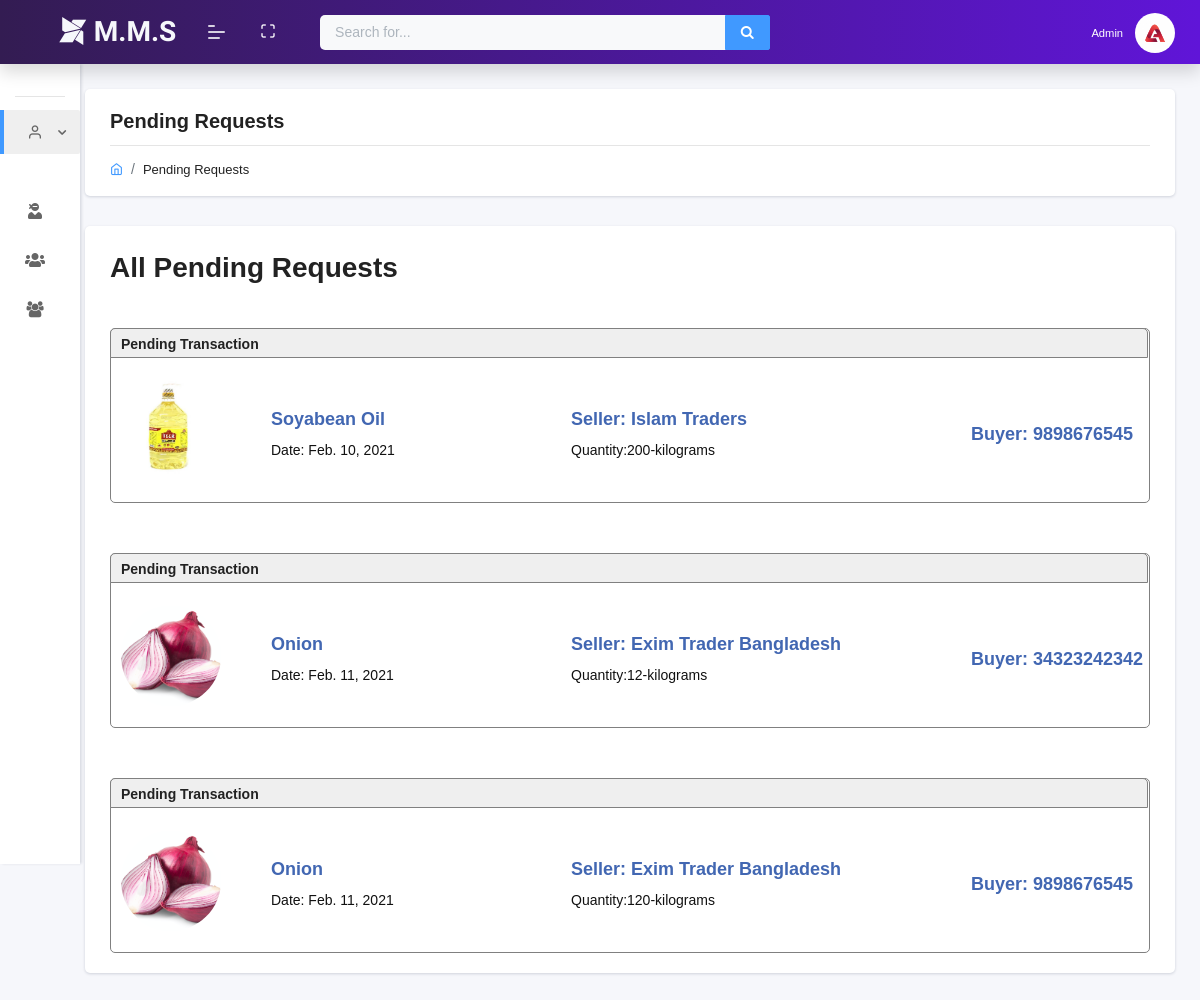
Page /pending-records (signed in) on the earlier database version.
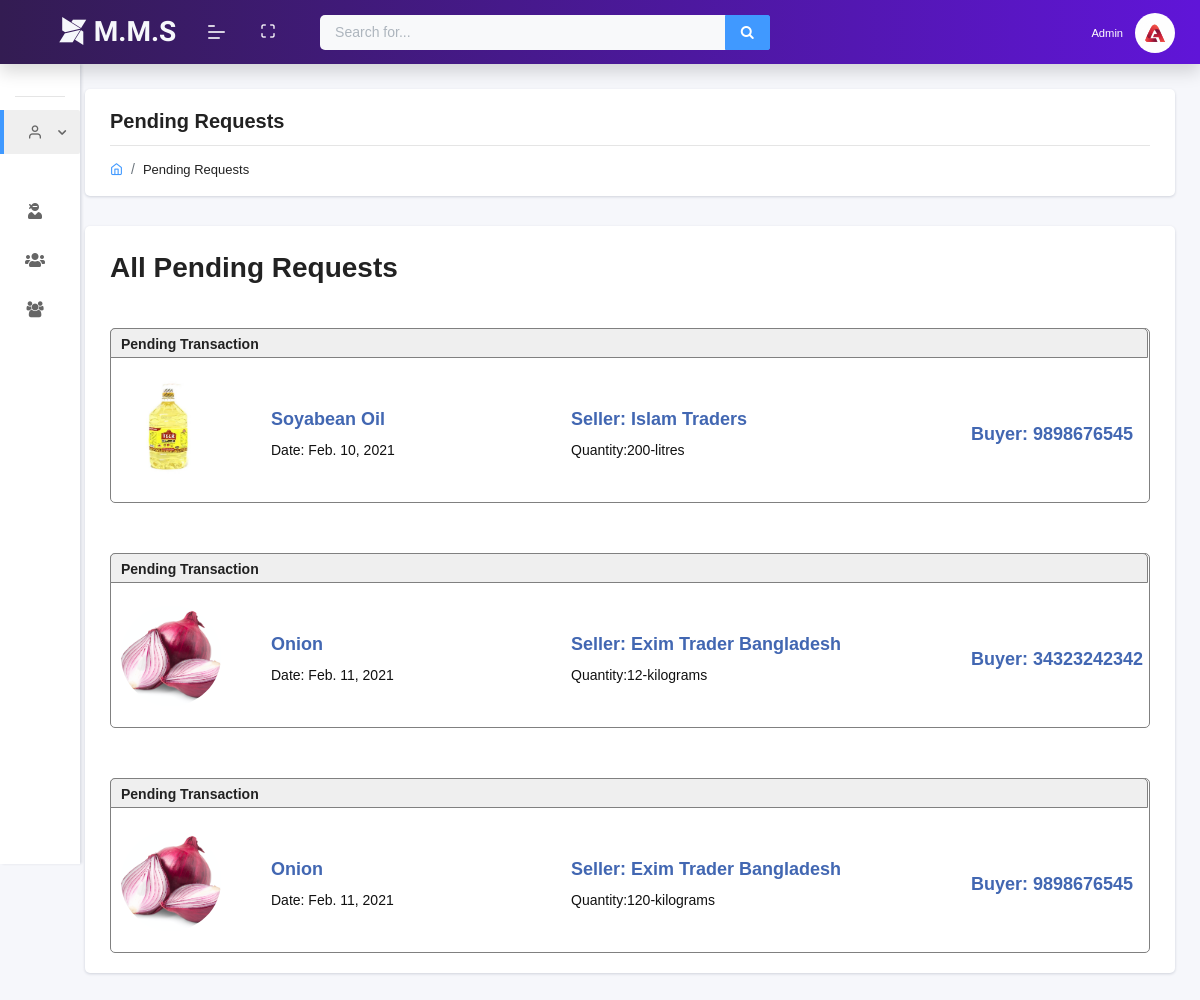
Same page on the later database version.
### accounts/models.py (models this page shows, shortened)
class User(AbstractUser):
    username = models.CharField(unique=True, max_length=50, error_messages={
        'unique': "A user with that name already exists.",
    })
    email = models.EmailField(unique=True, blank=False, error_messages={
        'unique': "A user with that email already exists."})
    trade_license_no = models.PositiveBigIntegerField(unique=True, null=True, blank=False,
                                                      error_messages={'unique': "A user with that trade license is already exists.",
                                                                      })
    role = models.CharField(choices=ROLE, max_length=15, error_messages={
        'required': "Role must be provided"
    })
    signed_up = models.DateField(default=date.today)
    USERNAME_FIELD = "email"
    REQUIRED_FIELDS = ['username', ]
    objects = UserManager()

class UserProfile(models.Model):
    user = models.OneToOneField(
        User, on_delete=models.CASCADE, primary_key=True)
    image = models.ImageField(blank=True, null=True,
                              default='avatar.png', upload_to='profile_pics')
    division = models.CharField(
        max_length=30, null=True, blank=True)
    district = models.CharField(
        max_length=30, null=True, blank=True)
    upazila = models.CharField(
        max_length=30, null=True, blank=True)
    industry_type = models.CharField(max_length=100, null=True, blank=True)
    objects = UserProfileManager()

### lenden/models.py (models this page shows, shortened)
class SellProduct(models.Model):
    seller = models.ForeignKey(User, on_delete=models.CASCADE)
    buyer = models.CharField(max_length=30)
    product = models.ForeignKey(Product, on_delete=models.CASCADE)
    quantity = models.PositiveIntegerField(error_messages={
        'required': "Quantity must be provided"})
    unit = models.CharField(choices=UNIT, max_length=20)
    price = models.PositiveIntegerField()
    pending = models.BooleanField(default=True, null=True)
    sell_date = models.DateField()
    created_at = models.DateField(auto_now_add=True)
    def __str__(self):
        return f'{self.seller.username} -sold- {self.product.name}'

class Product(models.Model):
    name = models.CharField(max_length=50)
    icon = models.ImageField(default='product.png', upload_to='product_images')

### lenden/views.py (the view)
# urls.py: path('pending-records', PendingBuyingRecodrs.as_view(), name='pending-records'),
class PendingBuyingRecodrs(ListView):
    model = SellProduct
    template_name = 'lenden/pending_requests.html'
    context_object_name = 'chalans'
    paginate_by = 3
    def get_context_data(self, **kwargs):
        context = super().get_context_data(**kwargs)
        if self.request.user.role == '':
            pending_records = SellProduct.objects.filter(
             pending=True).order_by('-id')
            print(pending_records)
        else:
            pending_records = SellProduct.objects.filter(
            buyer=self.request.user.trade_license_no, pending=True).order_by('-id')
        context['pending_records'] = pending_records
        return context

### templates/lenden/pending_requests.html (shortened to what this page needs)
{% extends "layouts/base.html" %} {% load static %} {% load humanize %}
{% block content %}
<div class="page-header">
  <div class="page-block">
    <div class="row align-items-center">
      <div class="col-md-12">
        <div class="page-header-title">
          <h5 class="m-b-10">Pending Requests</h5>
        </div>
        <ul class="breadcrumb">
          <li class="breadcrumb-item">
            <a href="{% url 'accounts:home' %}"
              ><i class="feather icon-home"></i
            ></a>
          </li>
          <li class="breadcrumb-item"><a href="#">Pending Requests</a></li>
        </ul>
      </div>
    </div>
  </div>
</div>
<div id="product_chart" class="row">
  <div class="col-12">
    <div class="card">
      <div class="card-header">
        <h3 style="text-transform: capitalize">All Pending Requests</h3>
      </div>
      {% if pending_records %} {% for record in pending_records %}
      <div class="card-body" style="position: relative">
        <div id="fb">
          <div id="fb-top">
            <p><b>Pending Transaction</b></p>
          </div>
          <img
            src="{{ record.product.icon.url }}"
            height="100"
            width="100"
            alt="Image of prodct"
          />
          <p class="info" id="info">
            <b>{{record.product.name}}</b> <br />
            <span>Date: {{ record.sell_date }} </span>
          </p>
          <p class="info" id="info2">
            <b>Seller: {{ record.seller.username }} </b> <br /><span
              >Quantity:{{ record.quantity }}-{{record.unit}}</span
            >
          </p>
          <p class="info" id="info3"><b>Buyer: {{ record.buyer}}</b></p>
        </div>
      </div>
      {% endfor %} {% else %}
      <div class="card-body" style="position: relative">
        <p style="color: #680000">No Pending Transactions</p>
      </div>
      {% endif %}
    </div>
  </div>
</div>
{% endblock content %}

### templates/layouts/base.html (shortened to what this page needs)
{% load static %} {% load notifications_tags %}
<!DOCTYPE html>
<html lang="en">
  <head>
    <link rel="stylesheet" href="{% static 'css/style.css' %}" />
    <link rel="stylesheet" href="{% static '/css/dashboard/dashboard.css' %}" />
  </head>
  <body>
    {% include 'includes/sidebar.html' %}
    {% include 'includes/navigation.html' %}
    <div class="pcoded-main-container">
      <div class="pcoded-content">
        {% block content %}{% endblock content %}
      </div>
    </div>
  </body>
</html>

### templates/includes/sidebar.html (shortened to what this page needs)
<nav class="pcoded-navbar menupos-fixed menu-light animated--grow-in">
    <div class="navbar-wrapper">
        <div class="navbar-content scroll-div">
            <ul class="nav pcoded-inner-navbar">
                <li class="nav-item pcoded-menu-caption">
                </li>
                <li class="nav-item pcoded-hasmenu pcoded-trigger">
                    <a href="#" class="nav-link {% if 'index' in segment %} active {% endif %}">
                        <span class="pcoded-micon"> <i class="feather icon-user"></i></span
            ><span class="pcoded-mtext"> User Info</span></a>
                    <div class="pcoded-submenu" style="display: block">
                    </div>
                </li>
                <li class="nav-item {% if 'all_importers' in segment %} active {% endif %}">
                    <a href="{% url 'accounts:user-type-view' 'importer' %}" class="nav-link"><span class="pcoded-micon"><i class="fas fa-user-ninja"></i></span
            ><span class="pcoded-mtext">Impoters</span></a
          >
        </li>
        <li
          class="nav-item {% if 'all_retailers' in segment %} active {% endif %}"
        >
          <a href="{% url 'accounts:user-type-view' 'retailer' %}" class="nav-link"
            ><span class="pcoded-micon"><i class="fas fa-users"></i></span
            ><span class="pcoded-mtext">Retailers</span></a
          >
        </li>
        <li
          class="nav-item {% if 'all_wholesellers' in segment %} active {% endif %}"
        >
          <a href="{% url 'accounts:user-type-view' 'wholeseller' %}" class="nav-link"
            ><span class="pcoded-micon"><i class="fa fa-users"></i></span
            ><span class="pcoded-mtext">Wholesellers</span></a
          >
        </li>
      </ul>
    </div>
    </div>
</nav>

### templates/includes/navigation.html (shortened to what this page needs)
{% load static %} {% load notifications_tags %}
<header class="navbar pcoded-header navbar-expand-lg navbar-light headerpos-fixed header-blue shadow">
    <div class="m-header justify-content-center">
        <a title="Menu" class="mobile-menu" id="mobile-collapse" href="#!"><span></span></a>
        <a title="Home" href="{% url 'accounts:home' %}" class="b-brand">
            <h3 style="font-family: 'LANGAR'; margin-bottom: 0; color: #f6f7fb;">
                <i class="fa fa-modx"> </i> M.M.S
            </h3>
        </a>
    </div>
    <div class="collapse navbar-collapse">
        <ul class="navbar-nav mr-auto">
            <li title="Full Scren" class="nav-item">
                <a href="#!" class="full-screen" onclick="javascript:toggleFullScreen()"><i class="feather icon-maximize"></i
        ></a>
            </li>
            <li class="nav-item">
                <form class="d-none d-sm-inline-block form-inline mr-auto ml-md-3 my-2 my-md-0 mw-100 navbar-search" style="width: 450px;">
                    <div class="input-group">
                        <input type="text" class="form-control bg-light border-0 small" placeholder="Search for..." aria-label="Search" aria-describedby="basic-addon2" />
                        <div class="input-group-append">
                            <button title="Search" class="btn btn-primary" type="button">
          <i class="fa fa-search fa-sm"></i>
        </button>
                        </div>
                    </div>
                </form>
            </li>
        </ul>
        <ul class="navbar-nav ml-auto">
                {% notifications_unread as unread_count %}
      <li title="User Menu" class="nav-item dropdown no-arrow">
        <a
          class="nav-link dropdown-toggle"
          href="#"
          id="userDropdown"
          role="button"
          data-toggle="dropdown"
          aria-haspopup="true"
          aria-expanded="false">
          {% if request.user.role == 'importer' or request.user.role == 'wholeseller' or request.user.role == 'retailer' %}
          <span class="mr-2 text-white d-none d-lg-inline text-gray-600 small">{{ request.user.username }}</span>
          {% else %}
          <span class="mr-2 text-white d-none d-lg-inline text-gray-600 small">Admin</span>
          {% endif %}
          <img
            class="img-radius wid-40"
            alt="User-Profile-Image"
            src="{{ request.user.userprofile.image.url }}"
          />
        </a>
      </li>
    </ul>
  </div>
</header>

### templates/includes/scripts.html (shortened to what this page needs)
{% load static %}

### static/css/style.css (style rules this page uses)
.pcoded-inner-navbar a { font-size: 0.85rem !important; }

### static/css/dashboard/dashboard.css (style rules this page uses)
.animated--grow-in, .sidebar .nav-item .collapse { -webkit-animation-name: growIn; animation-name: growIn; -webkit-animation-duration: 200ms; animation-duration: 200ms; -webkit-animation-timing-function: transform cubic-bezier(0.18, 1.25, 0.4, 1), opacity cubic-bezier(0, 1, 0.4, 1); animation-timing-function: transform cubic-bezier(0.18, 1.25, 0.4, 1), opacity cubic-bezier(0, 1, 0.4, 1); }
.dropdown.no-arrow .dropdown-toggle::after { display: none; }
.pcoded-header { min-height: 4rem; }
.pcoded-header.header-blue { background: -webkit-gradient( linear, left top, right top, from(#331c52), to(#6015d8) ); background: linear-gradient(to right, #331c52, #6015d8); color: rgba(255, 255, 255, 0.8); }
.pcoded-navbar { margin-top: 4rem; width: 18vw; }
.pcoded-navbar.navbar-collapsed { width: 80px; }

### templates/lenden/pending_requests.html (style rules this page uses)
#fb { width: 100%; border: 1px solid gray; border-radius: 5px; position: relative; height: 175px; margin-top: 10px; }
#fb p { font-family: sans-serif; margin: 0 0 0 10px; line-height: 30px; }
#fb-top { background-color: #efefef; height: 30px; width: 100%; border-radius: 5px 5px 0 0; position: absolute; top: -1px; left: -1px; border: 1px solid gray; }
#fb img { position: absolute; left: 10px; top: 52.5px; border-radius: 50%; object-fit: cover; }
#info { position: absolute; left: 150px; top: 75px; }
#info2 { position: absolute; left: 450px; top: 75px; }
#info3 { position: absolute; left: 850px; top: 90px; }
.info { color: #4267b2; line-height: 25px; font-size: 18px; }
.info span { color: #111; font-size: 14px; }

Differences in the rows shown:
changed SellProduct "Soyabean Oil": unit "kilograms" → "litres"
